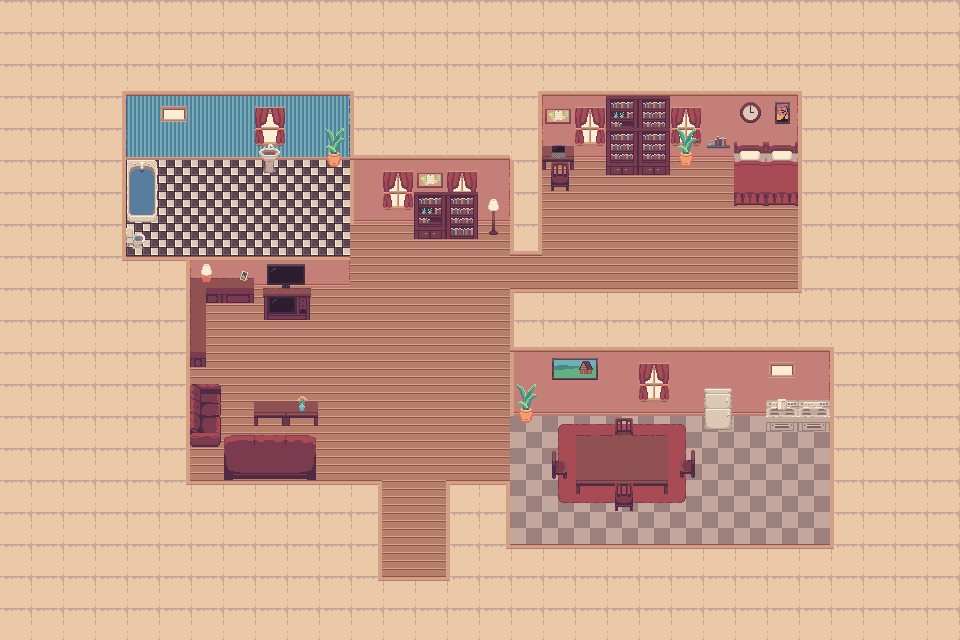

Tiled map render using the project's own tile images. Description and the map definition, with tile-layer contents summarised, below:
An orthogonal 30x20 tile map with 32x32 px tiles, 9 tile layers (Ground, Floor, Mat, inner walls, ...).

<map version="1.10" tiledversion="1.11.1-99-gec89c545" orientation="orthogonal" renderorder="right-down" width="30" height="20" tilewidth="32" tileheight="32" infinite="0" nextlayerid="11" nextobjectid="1">
 <tileset firstgid="1" source="Home.tsx" />
 <layer id="1" name="Ground" width="30" height="20">
  <data>[600 cells, 600 non-empty, 2 distinct tile ids]</data>
 </layer>
 <layer id="4" name="Floor" width="30" height="20" offsetx="62.6667" offsety="0">
  <data>[600 cells, 235 non-empty, 3 distinct tile ids]</data>
 </layer>
 <layer id="10" name="Mat" width="30" height="20" offsetx="62.6667" offsety="0">
  <data>[600 cells, 15 non-empty, 9 distinct tile ids]</data>
 </layer>
 <layer id="5" name="inner walls" width="30" height="20" offsetx="62.6667" offsety="0">
  <data>[600 cells, 65 non-empty, 12 distinct tile ids]</data>
 </layer>
 <layer id="6" name="wall objects" width="30" height="20" offsetx="62.6667" offsety="0">
  <data>[600 cells, 21 non-empty, 11 distinct tile ids]</data>
 </layer>
 <layer id="8" name="wall object above" width="30" height="20" offsetx="62.6667" offsety="0">
  <data>[600 cells, 11 non-empty, 2 distinct tile ids]</data>
 </layer>
 <layer id="7" name="Floor objects" width="30" height="20" offsetx="62.6667" offsety="0">
  <data>[600 cells, 56 non-empty, 44 distinct tile ids]</data>
 </layer>
 <layer id="9" name="Floor objects above" width="30" height="20" offsetx="62.6667" offsety="0">
  <data>[600 cells, 22 non-empty, 17 distinct tile ids]</data>
 </layer>
 <layer id="3" name="bounding walls" width="30" height="20" offsetx="62.6667" offsety="0">
  <data>[600 cells, 116 non-empty, 13 distinct tile ids]</data>
 </layer>
</map>
